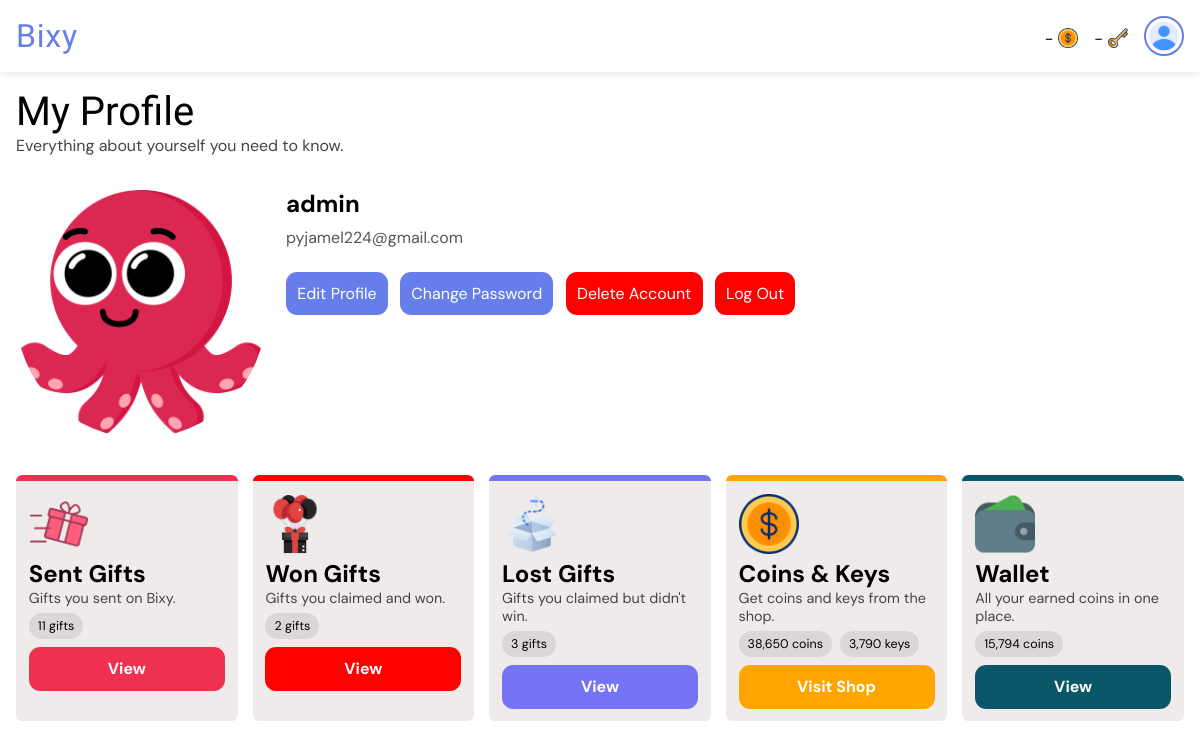
The app's page /profile/ (signed in), older data.
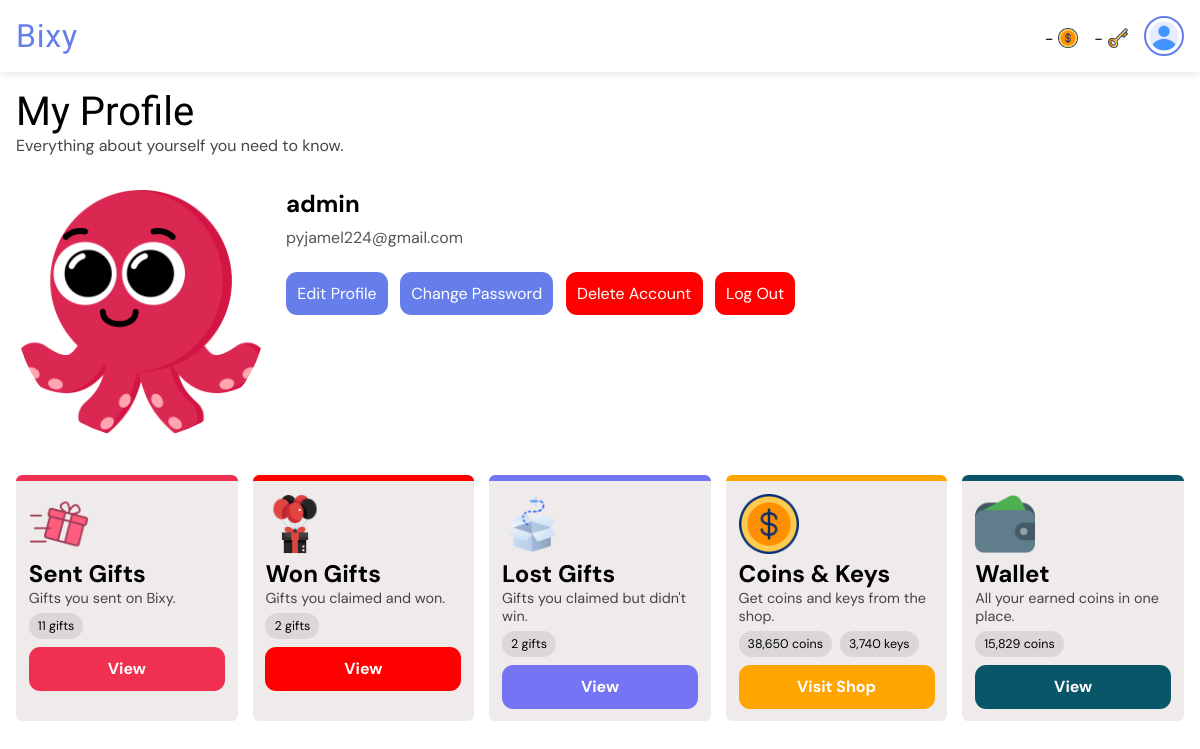
The same page, newer data.
### giftapp/models.py (models this page shows, shortened)
class User(AbstractUser):
    gender = models.CharField(max_length=6, choices=GENDERS, default=GENDERS[0][0])
    is_verified = models.BooleanField(default=False, help_text="If the user's email address is verified or not.")
    email = models.EmailField(unique=True, blank=False, null=False)
    new_email = models.EmailField(unique=False, blank=True, null=True)
    coins = models.PositiveIntegerField(default=0)
    won_coins = models.PositiveIntegerField(default=0)
    keys = models.PositiveIntegerField(default=0)
    verify_code = models.CharField(max_length=255, null=True, blank=True)
    change_email_code = models.CharField(max_length=255, null=True, blank=True)
    profile_pic = models.ForeignKey(ProfilePicture, on_delete=models.SET_NULL, related_name='owners', null=True)
    deactivated_at = models.DateTimeField(null=True, blank=True)
    USERNAME_FIELD = "email"
    REQUIRED_FIELDS = ["username"]
    def is_pending_deletion(self):
        return self.deactivated_at is not None

class ProfilePicture(models.Model):
    name = models.CharField(max_length=50, null=False, blank=False)
    image = models.ImageField(null=False, blank=False, upload_to='profile_pics')

### giftapp/views.py (the view)
# urls.py: path("profile/", views.profile, name="profile"),
@login_required
def profile(request):
    won = GiftTransaction.objects.filter(reveals=request.user, recipient=request.user).count()
    sent = GiftTransaction.objects.filter(gifter=request.user).count()
    lost = GiftTransaction.objects.filter(reveals=request.user).exclude(recipient=request.user).exclude(gifter=request.user).count()
    context = {
        "won": won,
        "sent": sent,
        "lost": lost,
    }
    return render(request, "profile.html", context)

### templates/profile.html (shortened to what this page needs)
{% extends 'base.html' %}
{% load static %}
{% load humanize %}
{% load timefilters %}
{% block title %}
<link rel="stylesheet" href="{% static 'css/all_gifts.css' %}">
{% endblock %}
{% block body %}
<div class="heading">
    <h1>My Profile</h1>
    <p>Everything about yourself you need to know.</p>
</div>
<div class="profile-container">
    <div class="profile-img">
        <img src="{{ request.user.profile_pic.image.url }}" alt="Profile Picture">
    </div>
    <div class="profile-info">
        <h2>{{ request.user.username }}</h2>
        <p>{{ request.user.email }}</p>
        <div class="profile-links">
            <a href="{% url 'edit_profile' %}">Edit Profile</a>
            <a href="{% url 'change_password' %}">Change Password</a>
            {% if request.user.is_pending_deletion %}
            <a href="{% url 'cancel_deletion' %}" style="background-color: #28a745;">Cancel Deletion</a>
            {% else %}
            <a href="{% url 'delete_account' %}" style="background-color: red;">Delete Account</a>
            {% endif %}
            <a href="{% url 'logout' %}" style="background-color: red;">Log Out</a>
        </div>
    </div>
</div>
<div class="card-container">
    <div class="card prf">
        <div class="prf-image">
            <img src="{% static 'images/giftbox (1).png' %}" alt="Sent Gifts Image">
        </div>
        <h2>Sent Gifts</h2>
        <p>Gifts you sent on Bixy.</p>
        <div class="tags">
            <p class="tag">{{ sent|intcomma }} gift{{ sent|pluralize }}</p>
        </div>
        <a href="{% url 'sent_gifts' %}">View</a>
    </div>
    <div class="card prf">
        <div class="prf-image">
            <img src="{% static 'images/gift-box.png' %}" alt="Won Gifts Image">
        </div>
        <h2>Won Gifts</h2>
        <p>Gifts you claimed and won.</p>
        <div class="tags">
            <p class="tag">{{ won|intcomma }} gift{{ won|pluralize }}</p>
        </div>
        <a href="{% url 'won_gifts' %}">View</a>
    </div>
    <div class="card prf">
        <div class="prf-image">
            <img src="{% static 'images/empty-box.png' %}" alt="Lost Gifts Image">
        </div>
        <h2>Lost Gifts</h2>
        <p>Gifts you claimed but didn't win.</p>
        <div class="tags">
            <p class="tag">{{ lost|intcomma }} gift{{ lost|pluralize }}</p>
        </div>
        <a href="{% url 'lost_gifts' %}">View</a>
    </div>
    <div class="card prf">
        <div class="prf-image">
            <img src="{% static 'images/dollar.png' %}" alt="Coin Shop Image">
        </div>
        <h2>Coins & Keys</h2>
        <p>Get coins and keys from the shop.</p>
        <div class="tags">
            <p class="tag">{{ request.user.coins|intcomma }} coin{{request.user.coins|pluralize }}</p>
            <p class="tag">{{ request.user.keys|intcomma }} key{{request.user.keys|pluralize }}</p>
        </div>
        <a href="{% url 'buy_coins' %}">Visit Shop</a>
    </div>
    <div class="card prf">
        <div class="prf-image">
            <img src="{% static 'images/wallet.png' %}" alt="Wallet Image">
        </div>
        <h2>Wallet</h2>
        <p>All your earned coins in one place.</p>
        <div class="tags">
            <p class="tag">{{ request.user.won_coins|intcomma }} coin{{request.user.won_coins|pluralize }}</p>
        </div>
        <a href="{% url 'wallet' %}">View</a>
    </div>
</div>
{% endblock %}

Row changes from the older to the newer data that the page shows:
changed User "admin": user.keys "3,790" → "3,740"; user.won_coins "15,794" → "15,829"
Text that changed along with them:
{{ lost|intcomma }}: "3" → "2"
